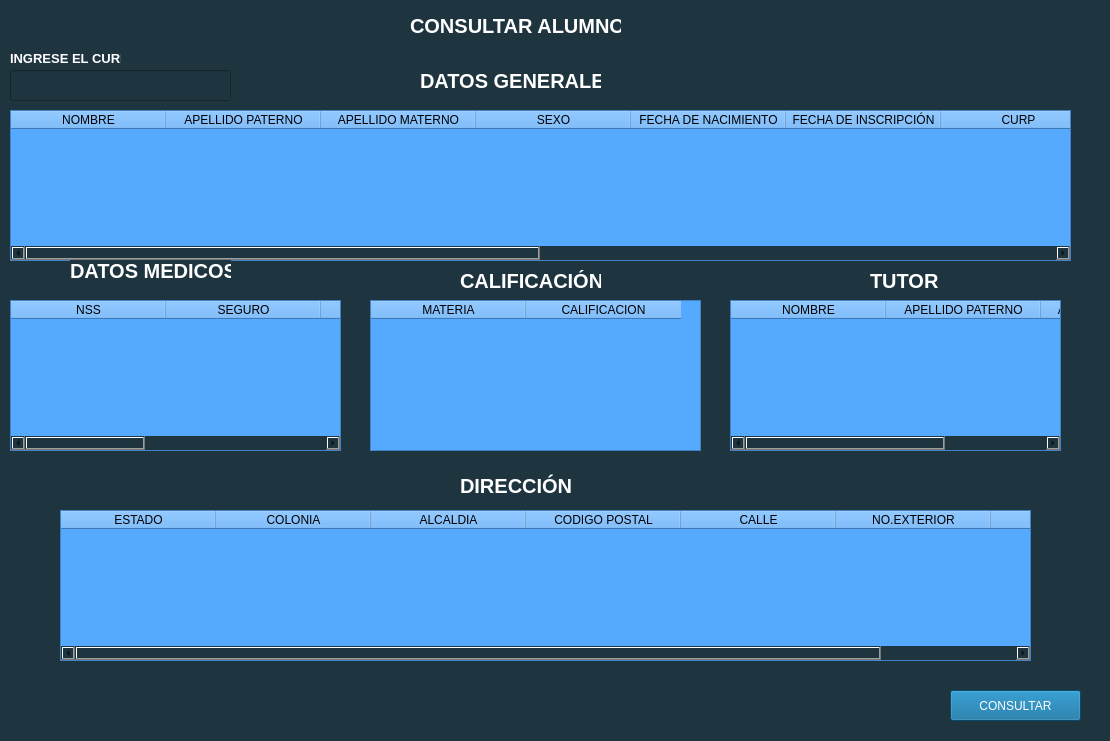
<?xml version="1.0" encoding="UTF-8"?>
<ui version="4.0">
 <class>Form_CONSULTAR_ALUMNO</class>
 <widget class="QWidget" name="Form_CONSULTAR_ALUMNO">
  <property name="geometry">
   <rect>
    <x>0</x>
    <y>0</y>
    <width>1110</width>
    <height>741</height>
   </rect>
  </property>
  <property name="windowTitle">
   <string>CONSULTAR ALUMNO</string>
  </property>
  <property name="windowIcon">
   <iconset resource="../resources_rc.qrc">
    <normaloff>:/iconos/recursos/consulta.png</normaloff>:/iconos/recursos/consulta.png</iconset>
  </property>
  <property name="styleSheet">
   <string notr="true">QWidget
{
	background-color:#1E343F;
	color:#ffffff;
	border-color:#000000;
}
QPushButton
{
	background-color:#046799;
	color:#FFFFFF;
	border-color:#000000;
}

QComboBox
{
	background-color:#034263;
	color:#FFFFFF;
	border-color:#000000;
}

QGroupBox
{
	background-color:#1E343F;
	color:#ffffff;
	border-color:#000000;
}</string>
  </property>
  <widget class="QPushButton" name="consultar">
   <property name="geometry">
    <rect>
     <x>950</x>
     <y>690</y>
     <width>131</width>
     <height>31</height>
    </rect>
   </property>
   <property name="text">
    <string>CONSULTAR</string>
   </property>
   <property name="icon">
    <iconset resource="../resources_rc.qrc">
     <normaloff>:/iconos/recursos/consulta.png</normaloff>:/iconos/recursos/consulta.png</iconset>
   </property>
   <property name="iconSize">
    <size>
     <width>20</width>
     <height>20</height>
    </size>
   </property>
  </widget>
  <widget class="QGroupBox" name="groupBox">
   <property name="geometry">
    <rect>
     <x>10</x>
     <y>110</y>
     <width>1061</width>
     <height>151</height>
    </rect>
   </property>
   <property name="styleSheet">
    <string notr="true">color: rgb(0, 0, 0);</string>
   </property>
   <property name="title">
    <string/>
   </property>
   <widget class="QTableWidget" name="DATOS">
    <property name="geometry">
     <rect>
      <x>0</x>
      <y>0</y>
      <width>1061</width>
      <height>151</height>
     </rect>
    </property>
    <property name="styleSheet">
     <string notr="true">background-color: rgb(85, 170, 255);</string>
    </property>
    <attribute name="horizontalHeaderDefaultSectionSize">
     <number>155</number>
    </attribute>
    <column>
     <property name="text">
      <string>NOMBRE</string>
     </property>
     <property name="font">
      <font>
       <kerning>false</kerning>
      </font>
     </property>
    </column>
    <column>
     <property name="text">
      <string>APELLIDO PATERNO</string>
     </property>
    </column>
    <column>
     <property name="text">
      <string>APELLIDO MATERNO</string>
     </property>
    </column>
    <column>
     <property name="text">
      <string>SEXO</string>
     </property>
    </column>
    <column>
     <property name="text">
      <string>FECHA DE NACIMIENTO</string>
     </property>
    </column>
    <column>
     <property name="text">
      <string>FECHA DE INSCRIPCIÓN</string>
     </property>
    </column>
    <column>
     <property name="text">
      <string>CURP</string>
     </property>
    </column>
    <column>
     <property name="text">
      <string>GRADO ACADEMICO</string>
     </property>
    </column>
    <column>
     <property name="text">
      <string>CARRERA</string>
     </property>
    </column>
    <column>
     <property name="text">
      <string>INSCRITO</string>
     </property>
    </column>
    <column>
     <property name="text">
      <string>BECADO</string>
     </property>
    </column>
    <column>
     <property name="text">
      <string>PLANTEL</string>
     </property>
    </column>
   </widget>
  </widget>
  <widget class="QLabel" name="label">
   <property name="geometry">
    <rect>
     <x>10</x>
     <y>50</y>
     <width>111</width>
     <height>16</height>
    </rect>
   </property>
   <property name="font">
    <font>
     <pointsize>10</pointsize>
     <bold>true</bold>
    </font>
   </property>
   <property name="text">
    <string>INGRESE EL CURP:</string>
   </property>
  </widget>
  <widget class="QLineEdit" name="curp">
   <property name="geometry">
    <rect>
     <x>10</x>
     <y>70</y>
     <width>221</width>
     <height>31</height>
    </rect>
   </property>
  </widget>
  <widget class="QGroupBox" name="groupBox_2">
   <property name="geometry">
    <rect>
     <x>370</x>
     <y>300</y>
     <width>331</width>
     <height>151</height>
    </rect>
   </property>
   <property name="styleSheet">
    <string notr="true">color: rgb(0, 0, 0);</string>
   </property>
   <property name="title">
    <string/>
   </property>
   <widget class="QTableWidget" name="CALIFICACION">
    <property name="geometry">
     <rect>
      <x>0</x>
      <y>0</y>
      <width>331</width>
      <height>151</height>
     </rect>
    </property>
    <property name="styleSheet">
     <string notr="true">background-color: rgb(85, 170, 255);</string>
    </property>
    <attribute name="horizontalHeaderDefaultSectionSize">
     <number>155</number>
    </attribute>
    <column>
     <property name="text">
      <string>MATERIA</string>
     </property>
    </column>
    <column>
     <property name="text">
      <string>CALIFICACION</string>
     </property>
    </column>
   </widget>
  </widget>
  <widget class="QLabel" name="label_2">
   <property name="geometry">
    <rect>
     <x>420</x>
     <y>65</y>
     <width>181</width>
     <height>31</height>
    </rect>
   </property>
   <property name="font">
    <font>
     <pointsize>15</pointsize>
     <bold>true</bold>
    </font>
   </property>
   <property name="text">
    <string>DATOS GENERALES</string>
   </property>
  </widget>
  <widget class="QLabel" name="label_3">
   <property name="geometry">
    <rect>
     <x>460</x>
     <y>270</y>
     <width>141</width>
     <height>21</height>
    </rect>
   </property>
   <property name="font">
    <font>
     <pointsize>15</pointsize>
     <bold>true</bold>
    </font>
   </property>
   <property name="text">
    <string>CALIFICACIÓN</string>
   </property>
  </widget>
  <widget class="QLabel" name="label_4">
   <property name="geometry">
    <rect>
     <x>70</x>
     <y>260</y>
     <width>161</width>
     <height>21</height>
    </rect>
   </property>
   <property name="font">
    <font>
     <pointsize>15</pointsize>
     <bold>true</bold>
    </font>
   </property>
   <property name="text">
    <string>DATOS MEDICOS</string>
   </property>
  </widget>
  <widget class="QGroupBox" name="groupBox_3">
   <property name="geometry">
    <rect>
     <x>10</x>
     <y>300</y>
     <width>331</width>
     <height>151</height>
    </rect>
   </property>
   <property name="styleSheet">
    <string notr="true">color: rgb(0, 0, 0);</string>
   </property>
   <property name="title">
    <string/>
   </property>
   <widget class="QTableWidget" name="MEDICOS">
    <property name="geometry">
     <rect>
      <x>0</x>
      <y>0</y>
      <width>331</width>
      <height>151</height>
     </rect>
    </property>
    <property name="styleSheet">
     <string notr="true">background-color: rgb(85, 170, 255);</string>
    </property>
    <attribute name="horizontalHeaderDefaultSectionSize">
     <number>155</number>
    </attribute>
    <column>
     <property name="text">
      <string>NSS</string>
     </property>
    </column>
    <column>
     <property name="text">
      <string>SEGURO</string>
     </property>
    </column>
    <column>
     <property name="text">
      <string>TIPO DE SANGRE</string>
     </property>
    </column>
    <column>
     <property name="text">
      <string>ENFERMEDADES</string>
     </property>
    </column>
    <column>
     <property name="text">
      <string>DISCAPACIDAD</string>
     </property>
    </column>
   </widget>
  </widget>
  <widget class="QGroupBox" name="groupBox_4">
   <property name="geometry">
    <rect>
     <x>730</x>
     <y>300</y>
     <width>331</width>
     <height>151</height>
    </rect>
   </property>
   <property name="styleSheet">
    <string notr="true">color: rgb(0, 0, 0);</string>
   </property>
   <property name="title">
    <string/>
   </property>
   <widget class="QTableWidget" name="TUTOR">
    <property name="geometry">
     <rect>
      <x>0</x>
      <y>0</y>
      <width>331</width>
      <height>151</height>
     </rect>
    </property>
    <property name="styleSheet">
     <string notr="true">background-color: rgb(85, 170, 255);</string>
    </property>
    <attribute name="horizontalHeaderDefaultSectionSize">
     <number>155</number>
    </attribute>
    <column>
     <property name="text">
      <string>NOMBRE</string>
     </property>
    </column>
    <column>
     <property name="text">
      <string>APELLIDO PATERNO</string>
     </property>
    </column>
    <column>
     <property name="text">
      <string>APELLIDO MATERNO</string>
     </property>
    </column>
   </widget>
  </widget>
  <widget class="QLabel" name="label_5">
   <property name="geometry">
    <rect>
     <x>870</x>
     <y>270</y>
     <width>71</width>
     <height>21</height>
    </rect>
   </property>
   <property name="font">
    <font>
     <pointsize>15</pointsize>
     <bold>true</bold>
    </font>
   </property>
   <property name="text">
    <string>TUTOR</string>
   </property>
  </widget>
  <widget class="QGroupBox" name="groupBox_5">
   <property name="geometry">
    <rect>
     <x>60</x>
     <y>510</y>
     <width>971</width>
     <height>151</height>
    </rect>
   </property>
   <property name="styleSheet">
    <string notr="true">color: rgb(0, 0, 0);</string>
   </property>
   <property name="title">
    <string/>
   </property>
   <widget class="QTableWidget" name="DIRECCION">
    <property name="geometry">
     <rect>
      <x>0</x>
      <y>0</y>
      <width>971</width>
      <height>151</height>
     </rect>
    </property>
    <property name="styleSheet">
     <string notr="true">background-color: rgb(85, 170, 255);</string>
    </property>
    <attribute name="horizontalHeaderDefaultSectionSize">
     <number>155</number>
    </attribute>
    <column>
     <property name="text">
      <string>ESTADO</string>
     </property>
    </column>
    <column>
     <property name="text">
      <string>COLONIA</string>
     </property>
    </column>
    <column>
     <property name="text">
      <string>ALCALDIA</string>
     </property>
    </column>
    <column>
     <property name="text">
      <string>CODIGO POSTAL</string>
     </property>
    </column>
    <column>
     <property name="text">
      <string>CALLE</string>
     </property>
    </column>
    <column>
     <property name="text">
      <string>NO.EXTERIOR</string>
     </property>
    </column>
    <column>
     <property name="text">
      <string>NO.INTERIOR</string>
     </property>
    </column>
   </widget>
  </widget>
  <widget class="QLabel" name="label_6">
   <property name="geometry">
    <rect>
     <x>460</x>
     <y>470</y>
     <width>111</width>
     <height>31</height>
    </rect>
   </property>
   <property name="font">
    <font>
     <pointsize>15</pointsize>
     <bold>true</bold>
    </font>
   </property>
   <property name="text">
    <string>DIRECCIÓN</string>
   </property>
  </widget>
  <widget class="QLabel" name="label_7">
   <property name="geometry">
    <rect>
     <x>410</x>
     <y>10</y>
     <width>211</width>
     <height>31</height>
    </rect>
   </property>
   <property name="font">
    <font>
     <pointsize>15</pointsize>
     <bold>true</bold>
    </font>
   </property>
   <property name="text">
    <string>CONSULTAR ALUMNO</string>
   </property>
  </widget>
 </widget>
 <resources>
  <include location="../resources_rc.qrc"/>
 </resources>
 <connections/>
</ui>
